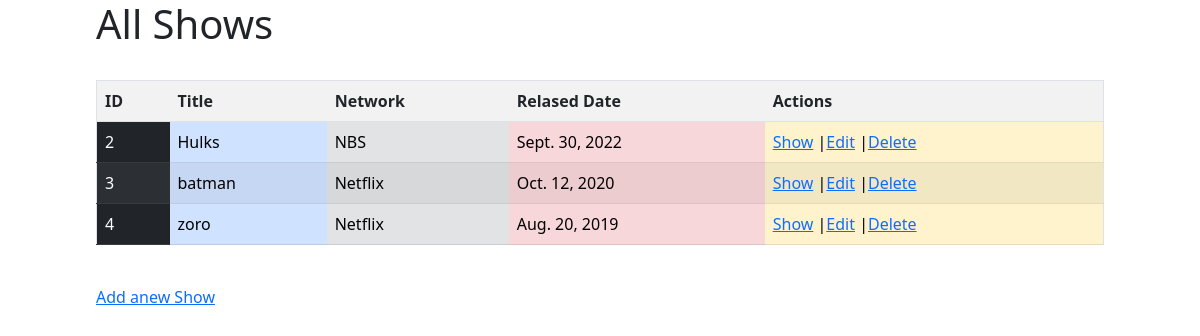
The app's page /shows, older data.
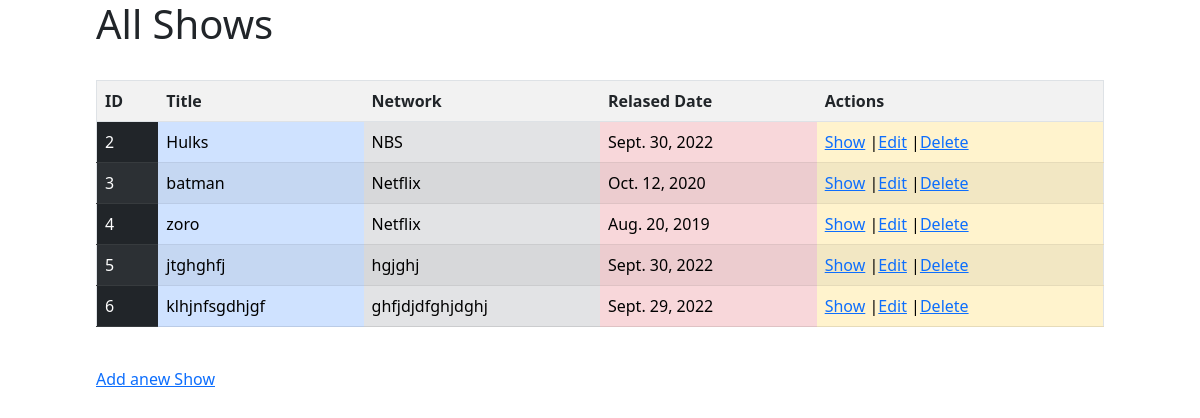
The same page, newer data.
### tvshows/models.py (models this page shows)
class Show(models.Model):
    title=models.CharField(max_length=240)
    network=models.CharField(max_length=255)
    relasedate=models.DateField(blank=True, null=True)
    description=models.CharField(max_length=255)
    created_at = models.DateTimeField(auto_now_add=True)
    updated_at = models.DateTimeField(auto_now=True)
    objects=ShowManager()

### tvshows/views.py (the view)
# urls.py: path('shows',views.shows),
def shows(request):
    context = {
        "allshows":Show.objects.all()
    }
    return render(request,'allshow.html',context)

### tvshows/templates/allshow.html (shortened to what this page needs)
<!DOCTYPE html>
<html lang="en">
<head>
    {% load static %}
    <link rel="stylesheet" href="{% static 'style.css' %}">
    <link href="https://cdn.jsdelivr.net/npm/bootstrap@5.2.1/dist/css/bootstrap.min.css" rel="stylesheet">
</head>
<body style="margin:0 8% ;">
    <h1>All Shows</h1>
    <br>
    <table border=1 class="table table-striped">
        <tr>
            <th>ID</th>
            <th>Title</th>
            <th>Network</th>
            <th>Relased Date</th>
            <th>Actions</th>
        </tr>
        {% for sh in  allshows %}
        <tr>
            <td class="table-dark">{{sh.id}}</td>
            <td  class="table-primary">{{sh.title}}</td>
            <td class="table-secondary">{{sh.network}}</td>
            <td class="table-danger">{{sh.relasedate}}</td>
            <td class="table-warning"><a href="/show/{{sh.id}}">Show</a> |<a href="/show/{{sh.id}}/edit">Edit</a> |<a href="/shows/{{sh.id}}/destroy">Delete</a></td>
        </tr>
        {%endfor%}
    </table>
    <br>
    <a href="/shows/new">Add anew Show</a>
</body>
</html>

Row changes from the older to the newer data that the page shows:
added Show: id "5", title "jtghghfj", network "hgjghj", relasedate "Sept. 30, 2022"
added Show: id "6", title "klhjnfsgdhjgf", network "ghfjdjdfghjdghj", relasedate "Sept. 29, 2022"
